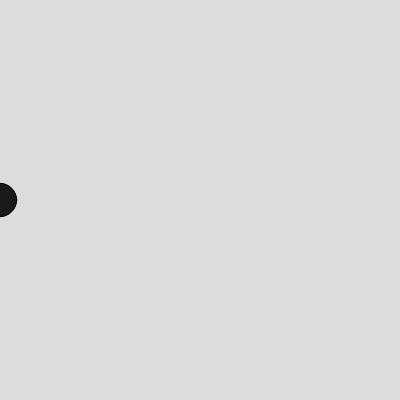
Frame 1 (no input)
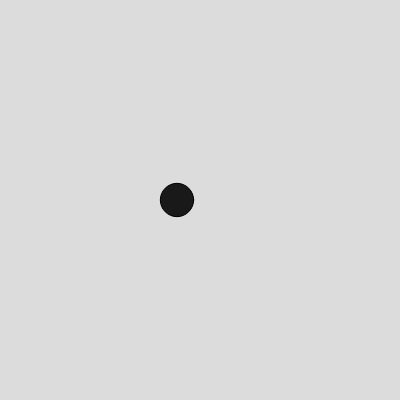
Frame 60 (no input)
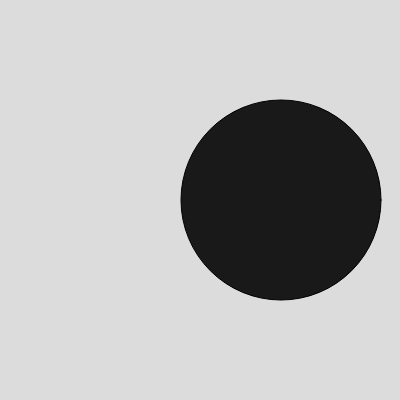
Frame 120 (the mouse pressed at the canvas centre since frame 60)

The p5.js sketch that drew these frames (run headless with seeded random() and noise() and a simulated clock; from frame 60 on, the mouse is pressed at the canvas centre):

// p5.js sketch
// ── sketch.js
let x;
let y;
function setup() {
  createCanvas(400, 400);
  x=0;
  y=400;
}

function draw() {
  background(220);
  fill(25);
  ellipse(x,200,100/3);
  x=x+3;

  ellipse(y,mouseX,mouseY);
  y=y-1;
}
